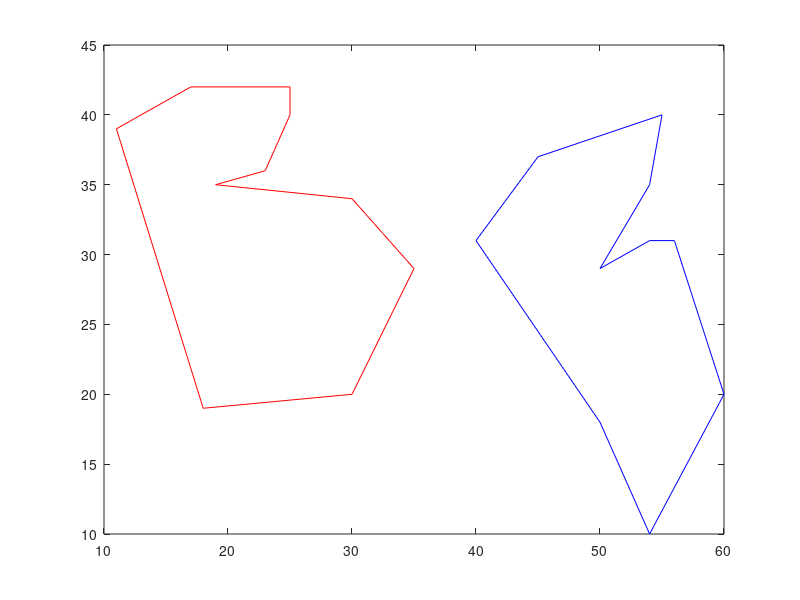

Source code (MATLAB): (Note: this script raises an error after producing the figure.)
A = [11 39;17 42;25 42;25 40;23 36;19 35;30 34;35 29;
30 20;18 19;11 39];
B = [15 31;20 37;30 40;29 35;25 29;29 31;31 31;35 20;
29 10;25 18;15 31];
X = A;
Y = B + repmat([25 0], 11,1);
plot(X(:,1), X(:,2),'r-', Y(:,1), Y(:,2),'b-');


legend('X = Target','Y = Comparison','location','SE')
xlim([0 65]);
ylim([0 55]);
[d,Z,tr] = procrustes(X,Y);

plot(X(:,1), X(:,2),'r-', Y(:,1), Y(:,2),'b-',...
Z(:,1),Z(:,2),'b:');

legend('X = Target','Y = Comparison',...
'Z = Transformed','location','SW')
xlim([0 65]);
ylim([0 55]);